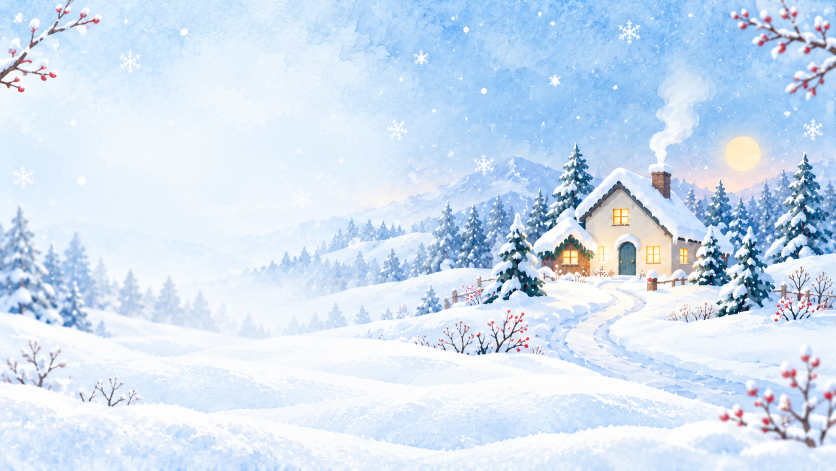
#> input picture dist/assets/winter-landscape.png, 1672 x 941 px (shown at 1/2 size)
$ python build-pdf-assets.py
#> lines starting #> are read from the running program, lines starting #| are printed output that depends on the picture
"""Prepare offline PDF assets. Noto fonts are redistributed under SIL OFL."""
from pathlib import Path
from PIL import Image, ImageDraw
import base64,json,io
p=Path(__file__).parent
art=Image.open(p/'dist/assets/winter-landscape.png').convert('RGBA')
overlay=Image.new('RGBA',art.size);dr=ImageDraw.Draw(overlay)
#> after `overlay = Image.new('RGBA', art.size)`: overlay: PIL image 1672x941 RGBA; every value is 0
for x in range(art.width):
 dr.line((x,0,x,art.height),fill=(248,252,255,int(245*(1-x/art.width)**1.1)))
art=Image.alpha_composite(art,overlay).convert('RGB')
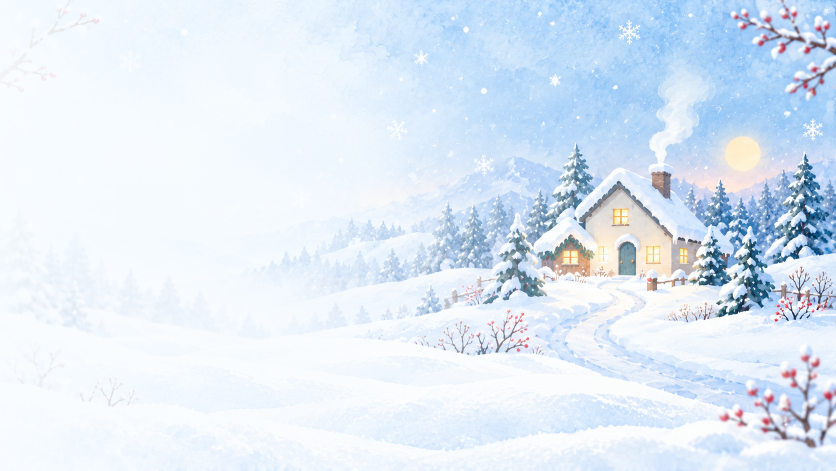
#> art: PIL image 1672x941 RGB (shown at 1/2 size); mean R, G, B 222.1, 233.6, 245.9
buff=io.BytesIO();art.save(buff,format='JPEG',quality=92)
#> (the run stopped early here; a loop or call above may not have finished)

$ run again, with dist/assets/winter-village-v2.png copied over dist/assets/winter-landscape.png
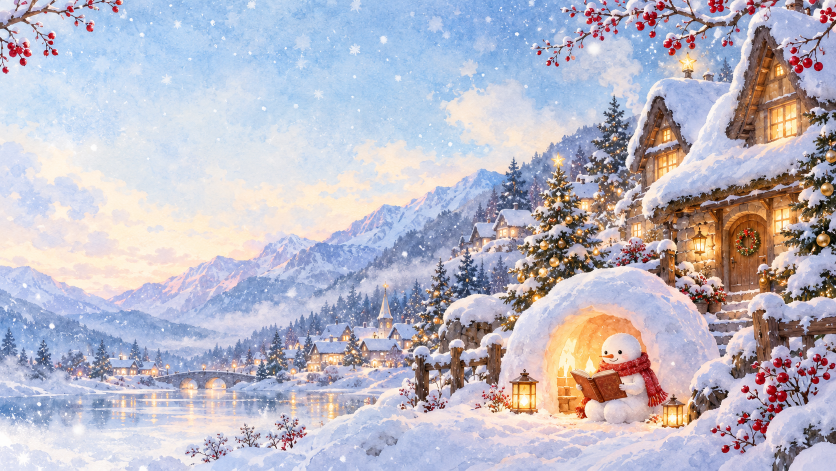
#> input picture dist/assets/winter-village-v2.png, 1672 x 941 px (shown at 1/2 size)
#> overlay: PIL image 1672x941 RGBA; every value is 0
#> `art=Image.alpha_composite(art,overlay).convert('RGB')`:
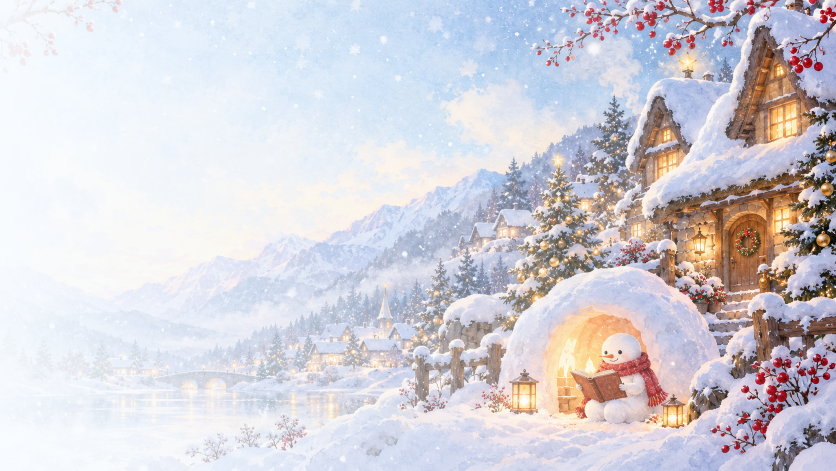
#> art: PIL image 1672x941 RGB (shown at 1/2 size); mean R, G, B 210.7, 208.2, 215.1
